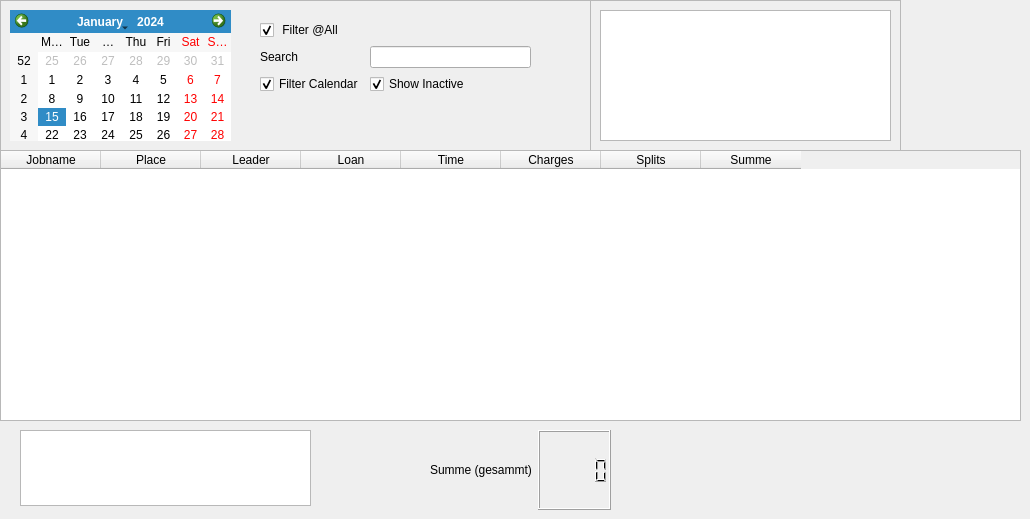
      <widget class="QWidget" name="tab_4">
       <attribute name="title">
        <string>Overview</string>
       </attribute>
       <widget class="QFrame" name="frame_7">
        <property name="geometry">
         <rect>
          <x>0</x>
          <y>0</y>
          <width>591</width>
          <height>151</height>
         </rect>
        </property>
        <property name="frameShape">
         <enum>QFrame::StyledPanel</enum>
        </property>
        <property name="frameShadow">
         <enum>QFrame::Raised</enum>
        </property>
        <widget class="QWidget" name="formLayoutWidget_5">
         <property name="geometry">
          <rect>
           <x>260</x>
           <y>20</y>
           <width>271</width>
           <height>82</height>
          </rect>
         </property>
         <layout class="QFormLayout" name="formLayout_5">
          <property name="labelAlignment">
           <set>Qt::AlignLeading|Qt::AlignLeft|Qt::AlignVCenter</set>
          </property>
          <item row="0" column="0">
           <widget class="QCheckBox" name="filterAll">
            <property name="text">
             <string> Filter @All</string>
            </property>
            <property name="checked">
             <bool>true</bool>
            </property>
           </widget>
          </item>
          <item row="3" column="0">
           <widget class="QCheckBox" name="filterCalendar">
            <property name="text">
             <string>Filter Calendar</string>
            </property>
            <property name="checked">
             <bool>true</bool>
            </property>
           </widget>
          </item>
          <item row="2" column="0">
           <widget class="QLabel" name="label_19">
            <property name="text">
             <string>Search</string>
            </property>
           </widget>
          </item>
          <item row="2" column="1">
           <widget class="QLineEdit" name="infoSearch">
            <property name="text">
             <string/>
            </property>
           </widget>
          </item>
          <item row="3" column="1">
           <widget class="QCheckBox" name="filterInactive">
            <property name="text">
             <string>Show Inactive</string>
            </property>
            <property name="checked">
             <bool>true</bool>
            </property>
           </widget>
          </item>
         </layout>
        </widget>
        <widget class="QCalendarWidget" name="workCalendar">
         <property name="geometry">
          <rect>
           <x>10</x>
           <y>10</y>
           <width>221</width>
           <height>131</height>
          </rect>
         </property>
        </widget>
       </widget>
       <widget class="QFrame" name="graphFrame">
        <property name="geometry">
         <rect>
          <x>590</x>
          <y>0</y>
          <width>311</width>
          <height>151</height>
         </rect>
        </property>
        <property name="frameShape">
         <enum>QFrame::StyledPanel</enum>
        </property>
        <property name="frameShadow">
         <enum>QFrame::Raised</enum>
        </property>
        <widget class="QGraphicsView" name="graphView">
         <property name="geometry">
          <rect>
           <x>10</x>
           <y>10</y>
           <width>291</width>
           <height>131</height>
          </rect>
         </property>
        </widget>
       </widget>
       <widget class="QWidget" name="horizontalLayoutWidget">
        <property name="geometry">
         <rect>
          <x>350</x>
          <y>430</y>
          <width>261</width>
          <height>80</height>
         </rect>
        </property>
        <layout class="QHBoxLayout" name="horizontalLayout">
         <item>
          <widget class="KLed" name="kled"/>
         </item>
         <item>
          <widget class="QLabel" name="label_10">
           <property name="text">
            <string>Summe (gesammt)</string>
           </property>
          </widget>
         </item>
         <item>
          <widget class="QLCDNumber" name="amount"/>
         </item>
        </layout>
       </widget>
       <widget class="QTextEdit" name="infoExelCredits">
        <property name="geometry">
         <rect>
          <x>20</x>
          <y>430</y>
          <width>291</width>
          <height>76</height>
         </rect>
        </property>
        <property name="readOnly">
         <bool>true</bool>
        </property>
       </widget>
       <widget class="QTableWidget" name="infoExel">
        <property name="geometry">
         <rect>
          <x>0</x>
          <y>150</y>
          <width>1021</width>
          <height>271</height>
         </rect>
        </property>
        <property name="editTriggers">
         <set>QAbstractItemView::NoEditTriggers</set>
        </property>
        <property name="horizontalScrollMode">
         <enum>QAbstractItemView::ScrollPerPixel</enum>
        </property>
        <property name="sortingEnabled">
         <bool>true</bool>
        </property>
        <property name="columnCount">
         <number>8</number>
        </property>
        <attribute name="horizontalHeaderShowSortIndicator" stdset="0">
         <bool>true</bool>
        </attribute>
        <column>
         <property name="text">
          <string>Jobname</string>
         </property>
        </column>
        <column>
         <property name="text">
          <string>Place</string>
         </property>
        </column>
        <column>
         <property name="text">
          <string>Leader</string>
         </property>
        </column>
        <column>
         <property name="text">
          <string>Loan</string>
         </property>
        </column>
        <column>
         <property name="text">
          <string>Time</string>
         </property>
        </column>
        <column>
         <property name="text">
          <string>Charges</string>
         </property>
        </column>
        <column>
         <property name="text">
          <string>Splits</string>
         </property>
        </column>
        <column>
         <property name="text">
          <string>Summe</string>
         </property>
        </column>
       </widget>
      </widget>
